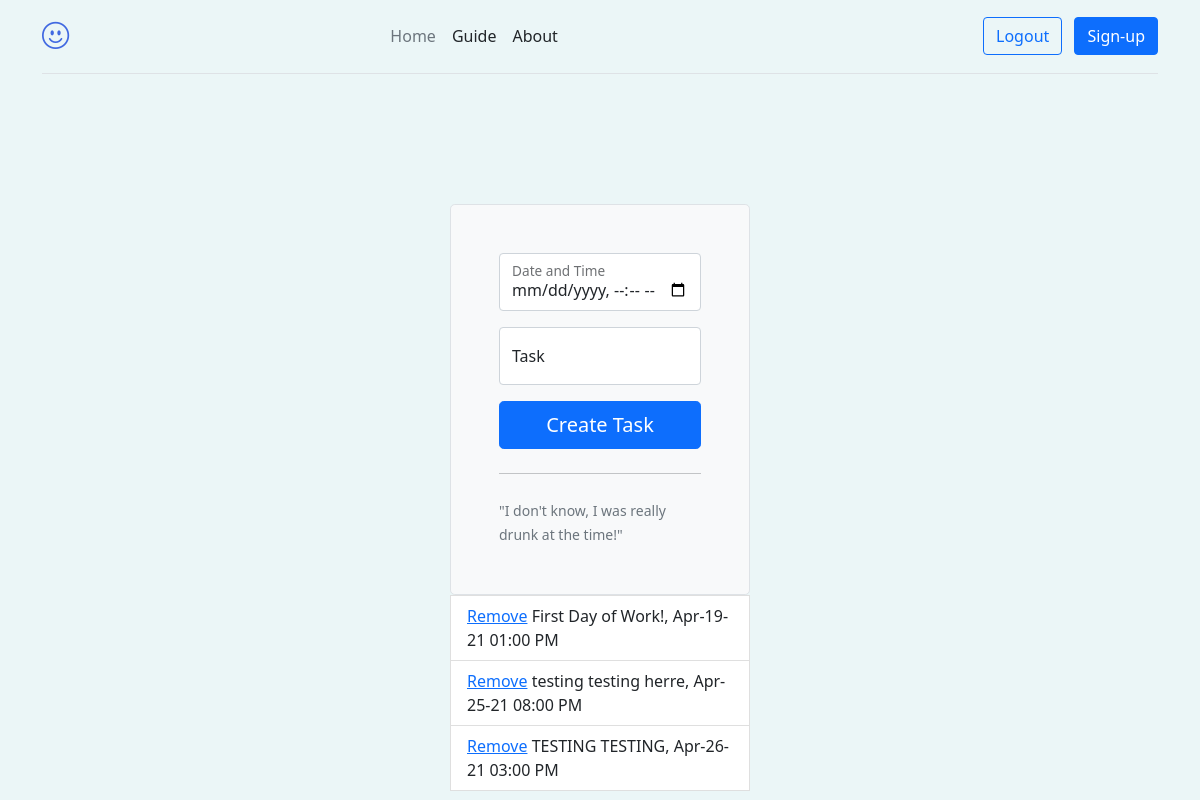
The page /lazaro (signed in) on the database as committed earlier.
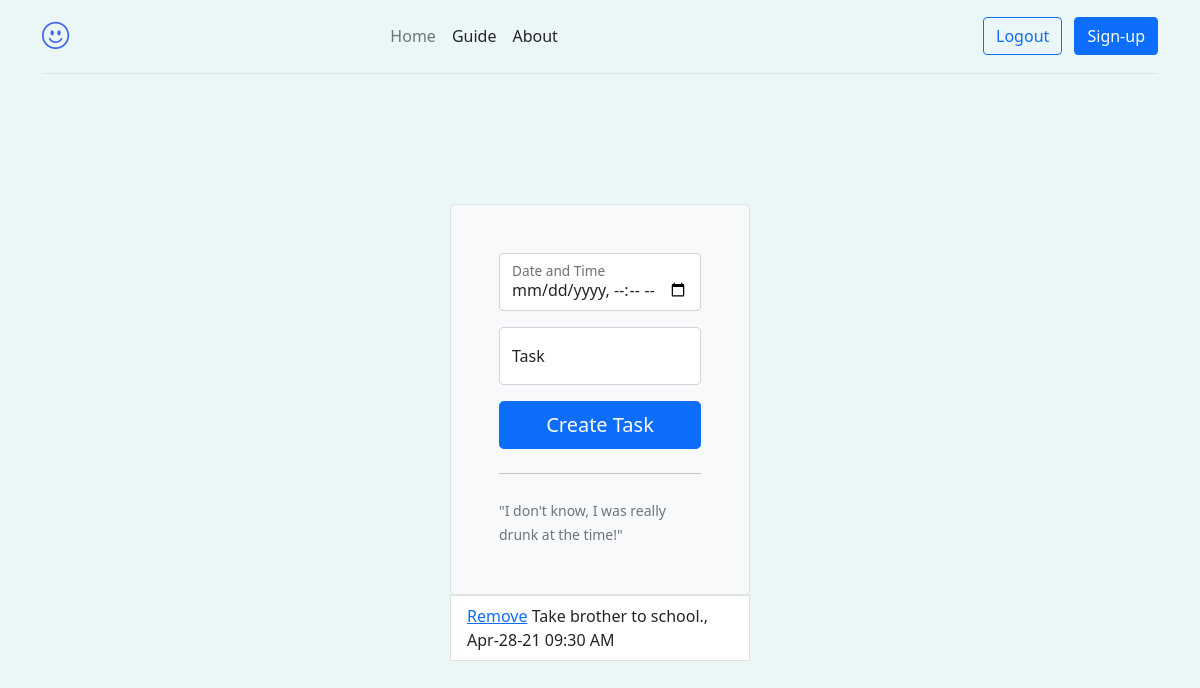
The same page on the database as committed later.
### models.py (models this page shows)
class Task(db.Model):
    id = db.Column(db.Integer, primary_key=True)
    date = db.Column(db.DateTime())
    task_description = db.Column(db.String(50), unique=False, index=True)
    user_id = db.Column(db.Integer, db.ForeignKey('user.id'))
    def __repr__(self):
        return f'{self.task_description}'

### routes.py (the view, shortened to what this page needs)
@app.route('/<username>', methods=['POST', 'GET'])
@login_required
def user(username):
    user = User.query.filter_by(id=current_user.id).first_or_404()
    tasks = Task.query.filter_by(user_id=user.id).order_by('date').all()
    form = TaskForm()
    return render_template('user.html', user=user, form=form, tasks=tasks)

### forms.py
class TaskForm(FlaskForm):
    date = DateTimeField('Date', validators=[DataRequired(message='You must enter a date!')], format='%Y-%m-%dT%H:%M')
    task_description = StringField('Task Description', validators=[DataRequired(), Length(min=5, max=100, message='Task description must be at least 5 characters long!')])
    create_task = SubmitField('Create Task')

### myfilters.py (called while the page is built)
@app.template_filter('laz')
def laz(x):
    return x.strftime("%b-%d-%y %I:%M %p")

### routes.py (called while the page is built)
@login_manager.user_loader
def load_user(user_id):
    return User.query.get(int(user_id))

### templates/user.html (shortened to what this page needs)
{% extends 'base.html' %}
{% block body %}
<div class="col-10 mx-auto col-lg-3 login-container">
    <form class="p-5 border rounded-3 bg-light" action="/{{ current_user.username }}" method="POST">
        <div class="form-floating mb-3">
            <input type="datetime-local" class="form-control" id="date" name="date" placeholder="10/02/1999"  required>
            <label for="floatingInput">Date and Time</label>
        </div>
        <div class="form-floating mb-3">
            <input type="text" class="form-control" id="task_description" name="task_description"
                placeholder="Enter task" required>
            <label for="floatingInput">Task</label>
        </div>
        <button class="w-100 btn btn-lg btn-primary" id="submit" name="submit" type="submit">Create Task</button>
        <hr class="my-4">
        <small class="text-muted">"I don't know, I was really drunk at the time!"</small>
    </form>
    {% for task in tasks %}
    <li class="list-group-item"><a href="{{ url_for('delete', id=task.id) }}"> Remove</a> {{ task }}, {{
        task.date|laz }} {{task.time}}
    </li>
    {% endfor %}
</div>
{% endblock %}

Rows that differ between the two databases and show on the page:
removed Task: task_description "First Day of Work!", date|laz "Apr-19-21 01:00 PM"
removed Task: task_description "testing testing herre", date|laz "Apr-25-21 08:00 PM"
removed Task: task_description "TESTING TESTING", date|laz "Apr-26-21 03:00 PM"
added Task: task_description "Take brother to school.", date|laz "Apr-28-21 09:30 AM"
